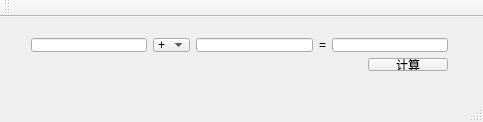
<?xml version="1.0" encoding="UTF-8"?>
<ui version="4.0">
 <class>MainWindow</class>
 <widget class="QMainWindow" name="MainWindow">
  <property name="geometry">
   <rect>
    <x>0</x>
    <y>0</y>
    <width>483</width>
    <height>122</height>
   </rect>
  </property>
  <property name="windowTitle">
   <string>MainWindow</string>
  </property>
  <widget class="QWidget" name="centralWidget">
   <widget class="QWidget" name="">
    <property name="geometry">
     <rect>
      <x>20</x>
      <y>10</y>
      <width>439</width>
      <height>55</height>
     </rect>
    </property>
    <layout class="QVBoxLayout" name="verticalLayout">
     <item>
      <layout class="QHBoxLayout" name="horizontalLayout">
       <item>
        <widget class="QLineEdit" name="firstLineEdit"/>
       </item>
       <item>
        <widget class="QComboBox" name="comboBox">
         <item>
          <property name="text">
           <string>+</string>
          </property>
         </item>
         <item>
          <property name="text">
           <string>-</string>
          </property>
         </item>
         <item>
          <property name="text">
           <string>*</string>
          </property>
         </item>
         <item>
          <property name="text">
           <string>/</string>
          </property>
         </item>
        </widget>
       </item>
       <item>
        <widget class="QLineEdit" name="secondLineEdit"/>
       </item>
       <item>
        <widget class="QLabel" name="label_2">
         <property name="text">
          <string>=</string>
         </property>
        </widget>
       </item>
       <item>
        <widget class="QLineEdit" name="resultLineEdit"/>
       </item>
      </layout>
     </item>
     <item>
      <layout class="QHBoxLayout" name="horizontalLayout_2">
       <item>
        <spacer name="horizontalSpacer">
         <property name="orientation">
          <enum>Qt::Horizontal</enum>
         </property>
         <property name="sizeHint" stdset="0">
          <size>
           <width>298</width>
           <height>20</height>
          </size>
         </property>
        </spacer>
       </item>
       <item>
        <widget class="QPushButton" name="claButton">
         <property name="text">
          <string>计算</string>
         </property>
        </widget>
       </item>
      </layout>
     </item>
    </layout>
   </widget>
  </widget>
  <widget class="QMenuBar" name="menuBar">
   <property name="geometry">
    <rect>
     <x>0</x>
     <y>0</y>
     <width>483</width>
     <height>23</height>
    </rect>
   </property>
  </widget>
  <widget class="QToolBar" name="mainToolBar">
   <attribute name="toolBarArea">
    <enum>TopToolBarArea</enum>
   </attribute>
   <attribute name="toolBarBreak">
    <bool>false</bool>
   </attribute>
  </widget>
  <widget class="QStatusBar" name="statusBar"/>
 </widget>
 <layoutdefault spacing="6" margin="11"/>
 <resources/>
 <connections/>
</ui>
